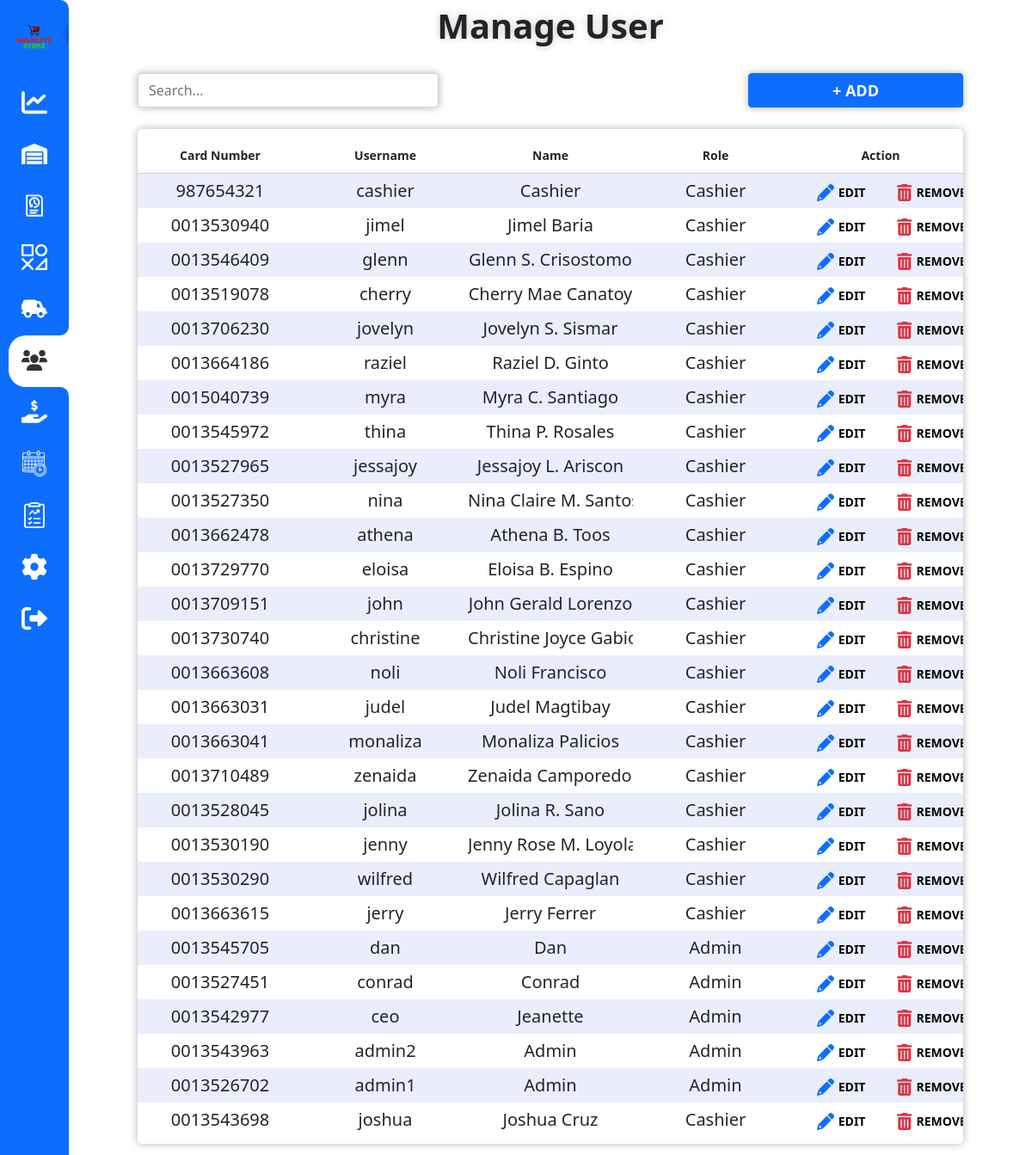
Before: /admin/users.php (signed in) with the older database file.
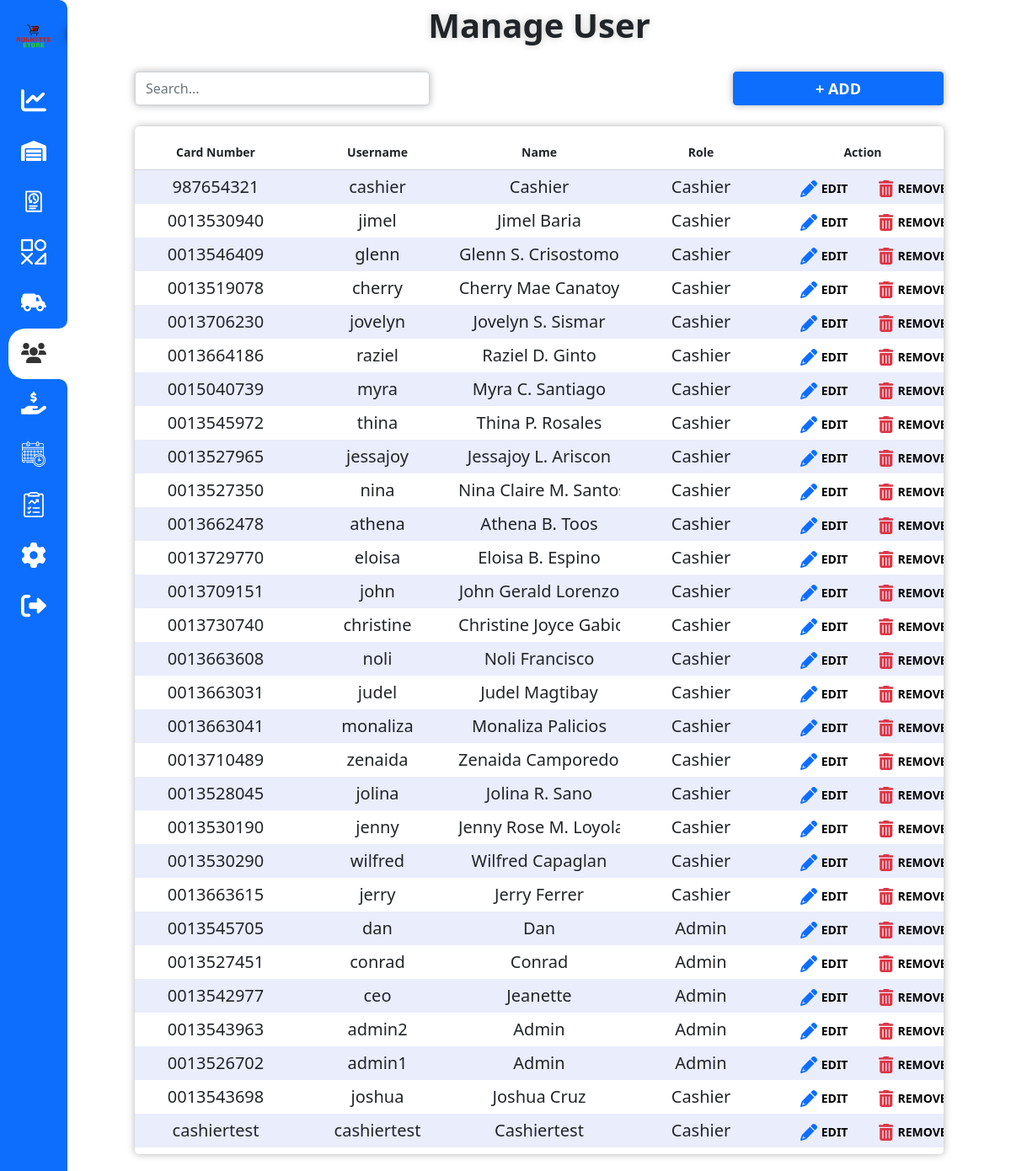
After: the same page with the newer database file.
### tables this page shows
CREATE TABLE `users` (
  `user_id` int(11) NOT NULL,
  `user_name` varchar(255) NOT NULL,
  `user_pass` varchar(255) NOT NULL,
  `cashier_name` varchar(50) NOT NULL,
  `user_rfid` varchar(255) NOT NULL,
  `role` varchar(50) NOT NULL,
  `avail_amount` int(5) NOT NULL
);

### admin/users.php (the view, shortened to what this page needs)
<?php
    include("../db/conn.php");
?>
<!DOCTYPE html>
<html lang="en">
<head>
    <link rel="stylesheet" href="../bootstrap-5.1.3/css/bootstrap.min.css">
    <link rel="stylesheet" href="../styles/styles.css?v=<?php echo time(); ?>">
</head>
<body onload="navF()">
    <?php
        require_once('./nav.php');
                ?>
    <div id="admin-cat-con">
        <div class="top-con">
            <div class="title-con">
                <span>Manage User</span>
            </div>
            <div class="control-con">
                <div class="search-con">
                    <input type="text" id="userSearch" class="form-control" placeholder="Search...">
                </div>
                <div class="button-con">
                    <button class="btn btn-primary btnAdd">+ ADD</button>
                </div>
            </div>
        </div>
        <div class="content-con">
            <div class="table-con">
                <table>
                    <thead>
                        <th>Card Number</th>
                        <th>Username</th>
                        <th>Name</th>
                        <th>Role</th>
                        <th>Action</th>
                    </thead>
                    <tbody id="tableBody">
                        <?php
                            $queryUser = "SELECT * FROM `users`";
                            $resultUser = mysqli_query($con, $queryUser);
                            if(mysqli_num_rows($resultUser) > 0){
                                $x = 0;
                                while($rowUser = mysqli_fetch_assoc($resultUser)){
                                    if($x != 0){
                                        ?>
                                            <tr>
                                                <td><?php echo $rowUser['user_rfid']; ?></td>
                                                <td><?php echo $rowUser['user_name']; ?></td>
                                                <td><?php echo ucwords($rowUser['cashier_name']); ?></td>
                                                <td><?php echo ucwords($rowUser['role']); ?></td>
                                                <td>
                                                    <button class="btnEdit" data-id="<?php echo $rowUser['user_id']; ?>" data-username="<?php echo $rowUser['user_name']; ?>" data-cname="<?php echo $rowUser['cashier_name']; ?>" data-rfid="<?php echo $rowUser['user_rfid']; ?>" data-role="<?php echo $rowUser['role']; ?>">
                                                        <span>EDIT</span>
                                                    </button>
                                                    <button class="btnDelete" data-id="<?php echo $rowUser['user_id']; ?>" data-cname="<?php echo ucwords($rowUser['user_name']); ?>">
                                                        <span>REMOVE</span>
                                                    </button>
                                                </td>
                                            </tr>
                                        <?php
                                    }
                                    $x++;
                                }
                            }else{
                                ?><tr><td>NO RECORD</td></tr><?php
                            }
                        ?>
                    </tbody>
                </table>
            </div>
        </div>
    </div>
</body>
</html>

### admin/nav.php (shortened to what this page needs)
<nav class="nav-con">
    <div class="logo-con">
        <img src="../images/logo/<?php echo $_SESSION['logo']; ?>" alt="Logo">
    </div>
    <ul>
        <li class="dashboard">
            <a href="./dashboard.php">
                <span class="icon">
                </span>
                <span class="title">Dashboard</span>
            </a>
        </li>
        <li class="inventory">
            <a href="./inventory.php">
                <span class="icon">
                </span>
                <span class="title">Inventory</span>
            </a>
        </li>
        <li class="tran">
            <a href="./transaction-history.php?dateFrom=<?php echo date('Y-m-d'); ?>&dateTo=<?php echo date("Y-m-d"); ?>&typeFilter=Out&searchDate">
                <span class="icon">
                </span>
                <span class="title">Trasaction History</span>
            </a>
        </li>
        <li class="cat">
            <a href="./category.php">
                <span class="icon">
                </span>
                <span class="title">Manage Category</span>
            </a>
        </li>
        <li class="sup">
            <a href="./supplier.php">
                <span class="icon">
                </span>
                <span class="title">Manage Supplier</span>
            </a>
        </li>
        <li class="users">
            <a href="./users.php">
                <span class="icon">
                </span>
                <span class="title">Users</span>
            </a>
        </li>
        <li class="request">
            <a href="./request.php">
                <span class="icon">
                </span>
                <span class="title">Request</span>
            </a>
        </li>
        <li class="dtr">
            <a href="./dtr.php?fromDate=<?php echo date('Y-m-d'); ?>&toDate=<?php echo date('Y-m-d'); ?>">
                <span class="icon">
                </span>
                <span class="title">DTR</span>
            </a>
        </li>
        <li class="report">
            <a href="./report.php">
                <span class="icon">
                </span>
                <span class="title">Report</span>
            </a>
        </li>
        <li class="setting">
            <a href="./settings.php">
                <span class="icon">
                </span>
                <span class="title">Settings</span>
            </a>
        </li>
        <li class="opt-con">
            <a href="./logout.php">
                <span class="icon">
                </span>
                <span class="title">Logout</span>
            </a>
        </li>
    </ul>
</nav>

### styles/styles.css (style rules this page uses)
* { padding: 0; margin: 0; }
body { height: 100vh; width: 100vw; overflow: hidden; }
:root { --g1: none; --g2: none; }
:root { --theme: none; --hover: none; }
.nav-con { height: 100%; width: 80px; position: fixed; top: 0; left: 0; border-top-right-radius: 10px; border-bottom-right-radius: 10px; background-color: var(--theme); transition: width 0.5s; overflow: hidden; z-index: 99; }
.nav-con .logo-con { height: 80px; white-space: nowrap; margin-bottom: 10px; }
.nav-con .logo-con img { width: 50px; margin-left: 15px; transform: translate(0, -4px); }
.nav-con ul { width: 100%; padding-left: 10px; position: relative; }
.nav-con ul .disabled { pointer-events: none; }
.nav-con ul .active { background-color: #fff; border-top-left-radius: 20px; border-bottom-left-radius: 20px; z-index: 95; }
.nav-con ul .active::before { content: ""; position: absolute; top: -20px; right: 0; height: 20px; width: 20px; border-radius: 50%; background-color: var(--theme); box-shadow: 10px 10px 0 #fff; }
.nav-con ul .active::after { content: ""; position: absolute; bottom: -20px; right: 0; height: 20px; width: 20px; border-radius: 50%; background-color: var(--theme); box-shadow: 10px -10px 0 #fff; }
.nav-con ul .active a { color: #333; }
.nav-con ul .active a .icon svg { fill: #333; }
.nav-con ul li { position: relative; width: 100%; list-style: none; white-space: nowrap; }
.nav-con ul li a { position: relative; display: block; width: 100%; display: flex; text-decoration: none; color: #fff; }
.nav-con ul li a .icon { position: relative; display: block; height: 60px; text-align: center; line-height: 55px; padding: 0 15px; }
.nav-con ul li a .icon svg { width: 30px; fill: #fff; }
.nav-con ul li a .title { line-height: 60px; font-weight: 900; padding-left: 20px; }
#admin-cat-con { width: calc(100% - 80px); height: 100%; transform: translate(80px, 0); overflow: hidden; }
#admin-cat-con .top-con { width: 100%; height: 130px; margin-bottom: 10px; }
#admin-cat-con .top-con .title-con { width: 100%; height: 60px; text-align: center; font-size: 40px; font-weight: 900; text-shadow: 0 0 10px rgba(0, 0, 0, 0.2); position: relative; margin-bottom: 20px; }
#admin-cat-con .top-con .control-con { width: 100%; height: 50px; display: flex; padding: 5px 80px; }
#admin-cat-con .top-con .control-con .search-con { width: 50%; height: 50px; }
#admin-cat-con .top-con .control-con .search-con input { width: 350px; height: 40px; box-shadow: 0 0 10px rgba(0, 0, 0, 0.3); }
#admin-cat-con .top-con .control-con .button-con { width: 50%; height: 50px; }
#admin-cat-con .top-con .control-con .button-con button { width: 250px; height: 40px; float: right; font-size: 18px; font-weight: 900; box-shadow: 0 0 10px rgba(0, 0, 0, 0.3); }
#admin-cat-con .content-con { width: 100%; height: calc(100% - 150px); padding: 10px 80px; }
#admin-cat-con .content-con .table-con { width: 100%; height: calc(100% - 10px); padding: 20px 0; border-radius: 5px; overflow-y: hidden; box-shadow: 0 0 10px rgba(0, 0, 0, 0.3); }
#admin-cat-con .content-con .table-con table { height: 100%; }
#admin-cat-con .content-con .table-con table thead { table-layout: fixed; display: table; width: 100%; border-bottom: 1px solid #cdd0df; }
#admin-cat-con .content-con .table-con table thead tr th { text-align: center; width: 120px; font-size: 14px; padding: 0 0 10px 0; }
#admin-cat-con .content-con .table-con table tbody { overflow-y: auto; overflow-x: hidden; display: block; height: calc(100% - 20px); width: 100%; }
#admin-cat-con .content-con .table-con table tbody tr { display: table; table-layout: fixed; width: 100%; }
#admin-cat-con .content-con .table-con table tbody tr td { text-align: center; font-size: 20px; padding: 5px 0; width: 120px; white-space: nowrap; overflow: hidden; }
#admin-cat-con .content-con .table-con table tbody tr td button { text-align: center; width: 100px; border: none; background-color: transparent; }
#admin-cat-con .content-con .table-con table tbody tr td button svg { height: 20px; fill: #0d6efd; }
#admin-cat-con .content-con .table-con table tbody tr td button span { font-size: 14px; font-weight: 900; }
#admin-cat-con .content-con .table-con table tbody tr td button:nth-child(2) svg { fill: #dc3545; }
#admin-cat-con .content-con .table-con table tbody tr:nth-child(odd) { background-color: #eaedfc; }

Changed rows visible on the page:
added users: user_rfid "cashiertest", user_name "cashiertest", cashier_name "Cashiertest", role "Cashier"
